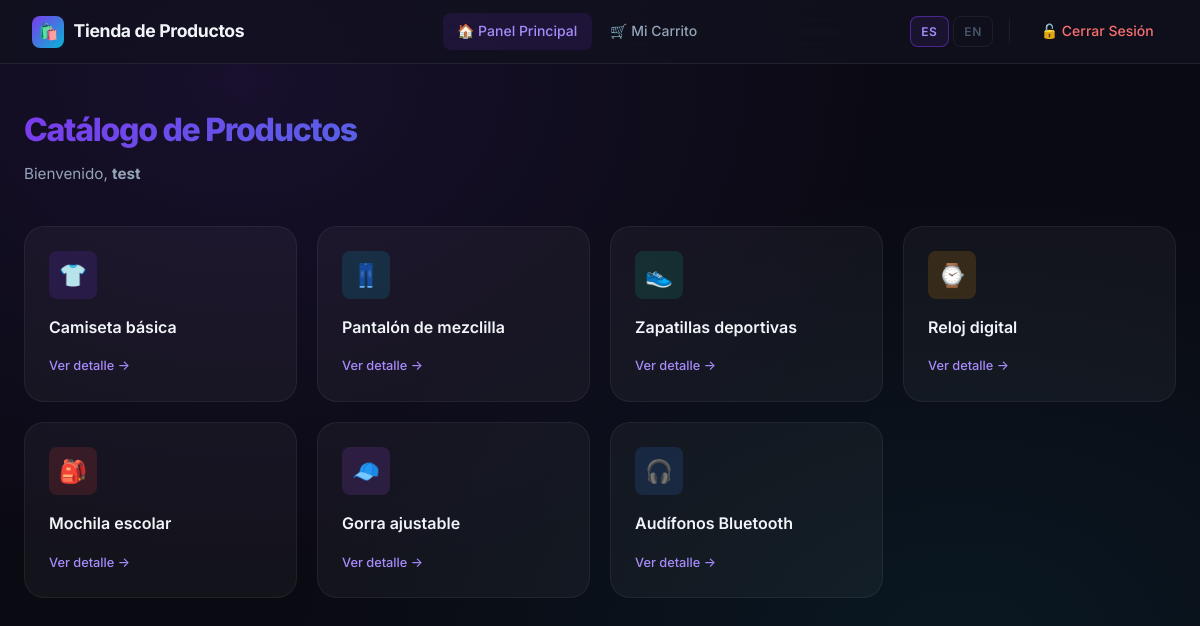
/mipanel.php (signed in), run on the app's committed database.
### tables this page shows
CREATE TABLE productoses (
  id INT NOT NULL AUTO_INCREMENT,
  nombre VARCHAR(255) DEFAULT NULL,
  descripcion TEXT,
  precio DECIMAL(10, 2) DEFAULT NULL,
  PRIMARY KEY (id)
);

### app/helpers/session.helper.php (called while the page is built, shortened)
<?php
function resolveLanguage(): string {
    $lang = 'es';
    return $lang;
}
function loadTexts(string $lang, string $section): array {
    $file = __DIR__ . '/../lang/' . $lang . '.php';
    $all = require $file;
    return $all[$section] ?? [];
}
function productsTable(string $lang): string {
    return ($lang === 'en') ? 'productosen' : 'productoses';
}

### app/lang/es.php (called while the page is built)
<?php
return [
    'panel' => [
        'titulo_pagina'     => 'Tienda de Productos',
        'titulo_panel'      => 'Panel Principal',
        'bienvenido'        => 'Bienvenido',
        'lista_productos'   => 'Catálogo de Productos',
        'nav_panel'         => 'Panel Principal',
        'nav_carrito'       => 'Mi Carrito',
        'nav_cerrar'        => 'Cerrar Sesión',
        'sin_resultados'    => 'No existen resultados.',
        'error_consulta'    => 'Error al obtener productos.',
        'ver_detalle'       => 'Ver detalle',
    ],
    'producto' => [
        'titulo'            => 'Detalle del Producto',
        'bienvenido'        => 'Bienvenido',
        'volver'            => 'Volver al Catálogo',
        'nav_carrito'       => 'Mi Carrito',
        'nav_cerrar'        => 'Cerrar Sesión',
        'descripcion'       => 'Descripción',
        'precio'            => 'Precio',
        'agregar'           => 'Agregar al Carrito',
        'no_encontrado'     => 'Producto no encontrado.',
        'id_invalido'       => 'ID de producto inválido.',
    ],
    'carrito' => [
        'titulo_pagina'     => 'Mi Carrito',
        'titulo'            => 'Carrito de Compras',
        'bienvenido'        => 'Bienvenido',
        'volver'            => 'Volver al Catálogo',
        'nav_carrito'       => 'Mi Carrito',
        'nav_cerrar'        => 'Cerrar Sesión',
        'productos'         => 'Productos en el carrito:',
        'sin_productos'     => 'Tu carrito está vacío.',
        'subtotal'          => 'Total a pagar:',
        'vaciar'            => 'Vaciar carrito',
    ],
    'login' => [
        'titulo'            => 'Iniciar Sesión — Tienda',
        'encabezado'        => 'Bienvenido de vuelta',
        'subtitulo'         => 'Accede a tu tienda',
        'usuario'           => 'Usuario',
        'clave'             => 'Contraseña',
        'recordarme'        => 'Recuérdame',
        'btn_entrar'        => 'Entrar',
        'error'             => 'Credenciales incorrectas. Intenta de nuevo.',
    ],
];

### app/core/DBConnection.php (called while the page is built, shortened)
<?php
class DBConnection {
    private $conexion;
    public function __construct() {
        $this->conexion = new mysqli(DB_HOST, DB_USER, DB_PASS, DB_NAME);
        $this->conexion->set_charset('utf8mb4');
    }
    public function read(string $tabla, string $condicion = '1'): array|false {
        $sql = "SELECT * FROM $tabla WHERE $condicion";
        $resultado = $this->conexion->query($sql);
        if ($resultado) {
            return $resultado->fetch_all(MYSQLI_ASSOC);
        }
        return false;
    }
}

### public/mipanel.php (the view, shortened to what this page needs)
<?php
require_once __DIR__ . '/../app/helpers/session.helper.php';
require_once __DIR__ . '/../app/core/DBConnection.php';
$lang   = resolveLanguage();
$texts  = loadTexts($lang, 'panel');
$table  = productsTable($lang);
$db       = new DBConnection();
$products = $db->read($table);
$icons = ['👕','👖','👟','⌚','🎒','🧢','🎧','💻','📱','🛍️'];
?>
<!doctype html>
<html lang="<?php echo $lang; ?>">
<head>
  <link rel="stylesheet" href="assets/css/style.css">
</head>
<body>
  <nav class="navbar" role="navigation" aria-label="Navegación principal">
    <div class="navbar-brand">
      <div class="brand-icon">🛍️</div>
      <span>Tienda de Productos</span>
    </div>
    <ul class="navbar-nav">
      <li>
        <a href="mipanel.php" class="nav-link active" id="nav-panel">
          🏠 <?php echo $texts['nav_panel']; ?>
        </a>
      </li>
      <li>
        <a href="carrito.php" class="nav-link" id="nav-cart">
          🛒 <?php echo $texts['nav_carrito']; ?>
        </a>
      </li>
    </ul>
    <div style="display:flex;align-items:center;gap:0.5rem">
      <div class="nav-lang">
        <a href="mipanel.php?lang=es" class="lang-btn <?php echo $lang === 'es' ? 'active' : ''; ?>">ES</a>
        <a href="mipanel.php?lang=en" class="lang-btn <?php echo $lang === 'en' ? 'active' : ''; ?>">EN</a>
      </div>
      <a href="cerrarsesion.php" class="btn-logout" id="nav-logout">
        🔓 <?php echo $texts['nav_cerrar']; ?>
      </a>
    </div>
  </nav>
  <main class="page-wrapper" role="main">
    <header class="page-header">
      <h1><?php echo $texts['lista_productos']; ?></h1>
      <p><?php echo $texts['bienvenido']; ?>, <strong><?php echo htmlspecialchars($_SESSION['nombre']); ?></strong></p>
    </header>
    <section aria-label="Catálogo de productos">
      <?php if ($products === false): ?>
        <div class="alert alert-error">
          <span>⚠️</span><span><?php echo $texts['error_consulta']; ?></span>
        </div>
      <?php elseif (count($products) === 0): ?>
        <div class="alert alert-error">
          <span>📭</span><span><?php echo $texts['sin_resultados']; ?></span>
        </div>
      <?php else: ?>
        <div class="products-grid">
          <?php foreach ($products as $i => $producto):
            $id     = (int)$producto['id'];
            $nombre = htmlspecialchars($producto['nombre']);
            $icon   = $icons[$i % count($icons)];
            $iconClass = 'icon-' . ($i % 7);
          ?>
          <article class="product-card" id="product-card-<?php echo $id; ?>">
            <div class="product-card-icon <?php echo $iconClass; ?>"><?php echo $icon; ?></div>
            <div class="product-card-name"><?php echo $nombre; ?></div>
            <div class="product-card-footer">
              <a href="producto.php?id=<?php echo $id; ?>" class="product-card-link" id="link-product-<?php echo $id; ?>">
                <?php echo $texts['ver_detalle']; ?> →
              </a>
            </div>
          </article>
          <?php endforeach; ?>
        </div>
      <?php endif; ?>
    </section>
  </main>
</body>
</html>

### data on the page
productoses: icon "👕", nombre "Camiseta básica"
productoses: icon "👖", nombre "Pantalón de mezclilla"
productoses: icon "👟", nombre "Zapatillas deportivas"
productoses: icon "⌚", nombre "Reloj digital"
productoses: icon "🎒", nombre "Mochila escolar"
productoses: icon "🧢", nombre "Gorra ajustable"
productoses: icon "🎧", nombre "Audífonos Bluetooth"

### other printed values
$texts['nav_panel'] "Panel Principal"
$texts['nav_carrito'] "Mi Carrito"
$texts['nav_cerrar'] "Cerrar Sesión"
$texts['lista_productos'] "Catálogo de Productos"
$texts['bienvenido'] "Bienvenido"
$_SESSION['nombre'] "test"
